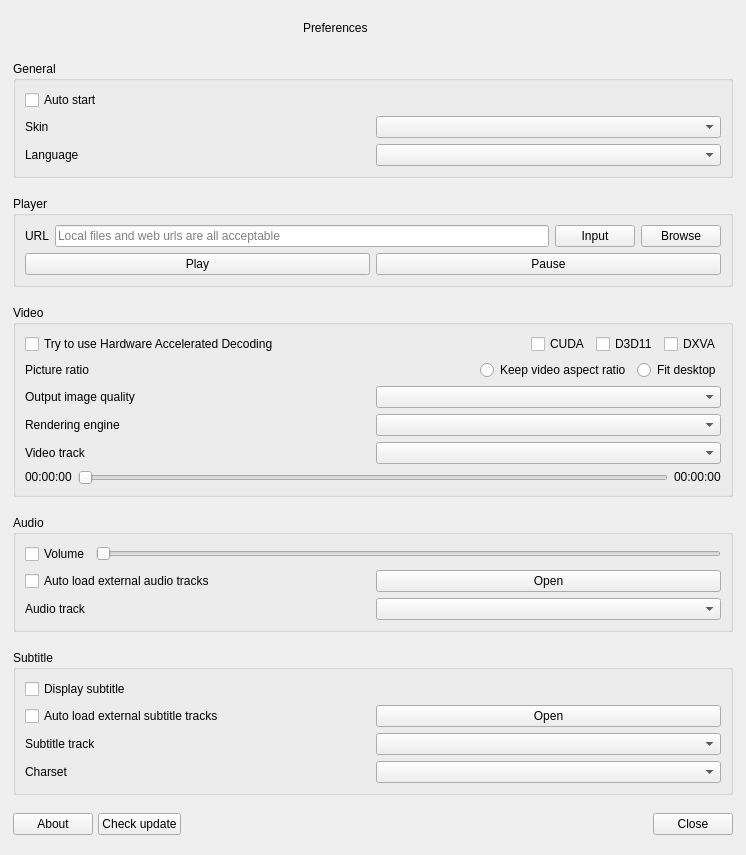
<?xml version="1.0" encoding="UTF-8"?>
<ui version="4.0">
 <class>PreferencesDialog</class>
 <widget class="FramelessWindow" name="PreferencesDialog">
  <property name="geometry">
   <rect>
    <x>0</x>
    <y>0</y>
    <width>746</width>
    <height>855</height>
   </rect>
  </property>
  <property name="sizePolicy">
   <sizepolicy hsizetype="Preferred" vsizetype="Preferred">
    <horstretch>0</horstretch>
    <verstretch>0</verstretch>
   </sizepolicy>
  </property>
  <property name="acceptDrops">
   <bool>true</bool>
  </property>
  <property name="windowTitle">
   <string>Preferences</string>
  </property>
  <property name="windowIcon">
   <iconset resource="../images.qrc">
    <normaloff>:/images/bee.ico</normaloff>:/images/bee.ico</iconset>
  </property>
  <property name="styleSheet">
   <string notr="true"/>
  </property>
  <layout class="QVBoxLayout" name="verticalLayout_2">
   <property name="spacing">
    <number>5</number>
   </property>
   <property name="leftMargin">
    <number>13</number>
   </property>
   <property name="topMargin">
    <number>0</number>
   </property>
   <property name="rightMargin">
    <number>13</number>
   </property>
   <property name="bottomMargin">
    <number>6</number>
   </property>
   <item>
    <widget class="QWidget" name="widget_windowTitleBar" native="true">
     <property name="sizePolicy">
      <sizepolicy hsizetype="Preferred" vsizetype="Fixed">
       <horstretch>0</horstretch>
       <verstretch>0</verstretch>
      </sizepolicy>
     </property>
     <property name="maximumSize">
      <size>
       <width>16777215</width>
       <height>30</height>
      </size>
     </property>
     <layout class="QHBoxLayout" name="horizontalLayout_7">
      <property name="spacing">
       <number>0</number>
      </property>
      <property name="leftMargin">
       <number>0</number>
      </property>
      <property name="topMargin">
       <number>0</number>
      </property>
      <property name="rightMargin">
       <number>0</number>
      </property>
      <property name="bottomMargin">
       <number>0</number>
      </property>
      <item>
       <widget class="QLabel" name="label_windowIcon">
        <property name="sizePolicy">
         <sizepolicy hsizetype="Fixed" vsizetype="Fixed">
          <horstretch>0</horstretch>
          <verstretch>0</verstretch>
         </sizepolicy>
        </property>
        <property name="minimumSize">
         <size>
          <width>15</width>
          <height>15</height>
         </size>
        </property>
        <property name="maximumSize">
         <size>
          <width>25</width>
          <height>25</height>
         </size>
        </property>
        <property name="text">
         <string/>
        </property>
        <property name="pixmap">
         <pixmap resource="../images.qrc">:/images/bee.ico</pixmap>
        </property>
        <property name="scaledContents">
         <bool>true</bool>
        </property>
       </widget>
      </item>
      <item>
       <spacer name="horizontalSpacer_3">
        <property name="orientation">
         <enum>Qt::Horizontal</enum>
        </property>
        <property name="sizeHint" stdset="0">
         <size>
          <width>40</width>
          <height>20</height>
         </size>
        </property>
       </spacer>
      </item>
      <item>
       <widget class="QLabel" name="label_windowTitle">
        <property name="sizePolicy">
         <sizepolicy hsizetype="Preferred" vsizetype="Fixed">
          <horstretch>0</horstretch>
          <verstretch>0</verstretch>
         </sizepolicy>
        </property>
        <property name="maximumSize">
         <size>
          <width>16777215</width>
          <height>30</height>
         </size>
        </property>
        <property name="text">
         <string>Preferences</string>
        </property>
       </widget>
      </item>
      <item>
       <spacer name="horizontalSpacer_4">
        <property name="orientation">
         <enum>Qt::Horizontal</enum>
        </property>
        <property name="sizeHint" stdset="0">
         <size>
          <width>40</width>
          <height>20</height>
         </size>
        </property>
       </spacer>
      </item>
      <item>
       <widget class="QPushButton" name="pushButton_minimize">
        <property name="sizePolicy">
         <sizepolicy hsizetype="Fixed" vsizetype="Fixed">
          <horstretch>0</horstretch>
          <verstretch>0</verstretch>
         </sizepolicy>
        </property>
        <property name="maximumSize">
         <size>
          <width>30</width>
          <height>30</height>
         </size>
        </property>
        <property name="text">
         <string/>
        </property>
        <property name="icon">
         <iconset resource="../images.qrc">
          <normaloff>:/images/minimize.ico</normaloff>:/images/minimize.ico</iconset>
        </property>
        <property name="flat">
         <bool>true</bool>
        </property>
       </widget>
      </item>
      <item>
       <widget class="QPushButton" name="pushButton_maximize">
        <property name="enabled">
         <bool>true</bool>
        </property>
        <property name="sizePolicy">
         <sizepolicy hsizetype="Fixed" vsizetype="Fixed">
          <horstretch>0</horstretch>
          <verstretch>0</verstretch>
         </sizepolicy>
        </property>
        <property name="maximumSize">
         <size>
          <width>30</width>
          <height>30</height>
         </size>
        </property>
        <property name="text">
         <string/>
        </property>
        <property name="icon">
         <iconset resource="../images.qrc">
          <normaloff>:/images/maximize.ico</normaloff>:/images/maximize.ico</iconset>
        </property>
        <property name="flat">
         <bool>true</bool>
        </property>
       </widget>
      </item>
      <item>
       <widget class="QPushButton" name="pushButton_close">
        <property name="sizePolicy">
         <sizepolicy hsizetype="Fixed" vsizetype="Fixed">
          <horstretch>0</horstretch>
          <verstretch>0</verstretch>
         </sizepolicy>
        </property>
        <property name="maximumSize">
         <size>
          <width>30</width>
          <height>30</height>
         </size>
        </property>
        <property name="text">
         <string/>
        </property>
        <property name="icon">
         <iconset resource="../images.qrc">
          <normaloff>:/images/close.ico</normaloff>:/images/close.ico</iconset>
        </property>
        <property name="flat">
         <bool>true</bool>
        </property>
       </widget>
      </item>
     </layout>
    </widget>
   </item>
   <item>
    <widget class="QGroupBox" name="groupBox_general">
     <property name="sizePolicy">
      <sizepolicy hsizetype="Preferred" vsizetype="Fixed">
       <horstretch>0</horstretch>
       <verstretch>0</verstretch>
      </sizepolicy>
     </property>
     <property name="title">
      <string>General</string>
     </property>
     <layout class="QVBoxLayout" name="verticalLayout_6">
      <item>
       <widget class="QCheckBox" name="checkBox_autoStart">
        <property name="text">
         <string>Auto start</string>
        </property>
       </widget>
      </item>
      <item>
       <layout class="QHBoxLayout" name="horizontalLayout_2">
        <item>
         <widget class="QLabel" name="label_skin">
          <property name="sizePolicy">
           <sizepolicy hsizetype="Preferred" vsizetype="Fixed">
            <horstretch>0</horstretch>
            <verstretch>0</verstretch>
           </sizepolicy>
          </property>
          <property name="text">
           <string>Skin</string>
          </property>
         </widget>
        </item>
        <item>
         <widget class="QComboBox" name="comboBox_skin"/>
        </item>
       </layout>
      </item>
      <item>
       <layout class="QHBoxLayout" name="horizontalLayout_16">
        <item>
         <widget class="QLabel" name="label_language">
          <property name="sizePolicy">
           <sizepolicy hsizetype="Preferred" vsizetype="Fixed">
            <horstretch>0</horstretch>
            <verstretch>0</verstretch>
           </sizepolicy>
          </property>
          <property name="text">
           <string>Language</string>
          </property>
         </widget>
        </item>
        <item>
         <widget class="QComboBox" name="comboBox_language"/>
        </item>
       </layout>
      </item>
     </layout>
    </widget>
   </item>
   <item>
    <widget class="QGroupBox" name="groupBox_player">
     <property name="sizePolicy">
      <sizepolicy hsizetype="Preferred" vsizetype="Fixed">
       <horstretch>0</horstretch>
       <verstretch>0</verstretch>
      </sizepolicy>
     </property>
     <property name="title">
      <string>Player</string>
     </property>
     <layout class="QVBoxLayout" name="verticalLayout">
      <item>
       <layout class="QHBoxLayout" name="horizontalLayout_3">
        <item>
         <widget class="QLabel" name="label_url">
          <property name="sizePolicy">
           <sizepolicy hsizetype="Preferred" vsizetype="Fixed">
            <horstretch>0</horstretch>
            <verstretch>0</verstretch>
           </sizepolicy>
          </property>
          <property name="text">
           <string>URL</string>
          </property>
         </widget>
        </item>
        <item>
         <widget class="QLineEdit" name="lineEdit_url">
          <property name="enabled">
           <bool>true</bool>
          </property>
          <property name="readOnly">
           <bool>true</bool>
          </property>
          <property name="placeholderText">
           <string>Local files and web urls are all acceptable</string>
          </property>
         </widget>
        </item>
        <item>
         <widget class="QPushButton" name="pushButton_url_input">
          <property name="text">
           <string>Input</string>
          </property>
         </widget>
        </item>
        <item>
         <widget class="QPushButton" name="pushButton_url_browse">
          <property name="text">
           <string>Browse</string>
          </property>
         </widget>
        </item>
       </layout>
      </item>
      <item>
       <layout class="QHBoxLayout" name="horizontalLayout_5">
        <item>
         <widget class="QPushButton" name="pushButton_play">
          <property name="text">
           <string>Play</string>
          </property>
         </widget>
        </item>
        <item>
         <widget class="QPushButton" name="pushButton_pause">
          <property name="text">
           <string>Pause</string>
          </property>
         </widget>
        </item>
       </layout>
      </item>
     </layout>
    </widget>
   </item>
   <item>
    <widget class="QGroupBox" name="groupBox_video">
     <property name="sizePolicy">
      <sizepolicy hsizetype="Preferred" vsizetype="Fixed">
       <horstretch>0</horstretch>
       <verstretch>0</verstretch>
      </sizepolicy>
     </property>
     <property name="title">
      <string>Video</string>
     </property>
     <layout class="QVBoxLayout" name="verticalLayout_3">
      <item>
       <layout class="QHBoxLayout" name="horizontalLayout_6">
        <item>
         <widget class="QCheckBox" name="checkBox_hwdec">
          <property name="text">
           <string>Try to use Hardware Accelerated Decoding</string>
          </property>
         </widget>
        </item>
        <item>
         <spacer name="horizontalSpacer_2">
          <property name="orientation">
           <enum>Qt::Horizontal</enum>
          </property>
          <property name="sizeHint" stdset="0">
           <size>
            <width>40</width>
            <height>20</height>
           </size>
          </property>
         </spacer>
        </item>
        <item>
         <widget class="QCheckBox" name="checkBox_hwdec_cuda">
          <property name="text">
           <string>CUDA</string>
          </property>
         </widget>
        </item>
        <item>
         <widget class="QCheckBox" name="checkBox_hwdec_d3d11">
          <property name="text">
           <string>D3D11</string>
          </property>
         </widget>
        </item>
        <item>
         <widget class="QCheckBox" name="checkBox_hwdec_dxva">
          <property name="text">
           <string>DXVA</string>
          </property>
         </widget>
        </item>
       </layout>
      </item>
      <item>
       <layout class="QHBoxLayout" name="horizontalLayout_8">
        <item>
         <widget class="QLabel" name="label_pictureRatio">
          <property name="sizePolicy">
           <sizepolicy hsizetype="Preferred" vsizetype="Fixed">
            <horstretch>0</horstretch>
            <verstretch>0</verstretch>
           </sizepolicy>
          </property>
          <property name="text">
           <string>Picture ratio</string>
          </property>
         </widget>
        </item>
        <item>
         <spacer name="horizontalSpacer_5">
          <property name="orientation">
           <enum>Qt::Horizontal</enum>
          </property>
          <property name="sizeHint" stdset="0">
           <size>
            <width>40</width>
            <height>20</height>
           </size>
          </property>
         </spacer>
        </item>
        <item>
         <widget class="QRadioButton" name="radioButton_ratio_videoAspectRatio">
          <property name="text">
           <string>Keep video aspect ratio</string>
          </property>
         </widget>
        </item>
        <item>
         <widget class="QRadioButton" name="radioButton_ratio_fitDesktop">
          <property name="text">
           <string>Fit desktop</string>
          </property>
         </widget>
        </item>
       </layout>
      </item>
      <item>
       <layout class="QHBoxLayout" name="horizontalLayout_18">
        <item>
         <widget class="QLabel" name="label_image_quality">
          <property name="sizePolicy">
           <sizepolicy hsizetype="Preferred" vsizetype="Fixed">
            <horstretch>0</horstretch>
            <verstretch>0</verstretch>
           </sizepolicy>
          </property>
          <property name="text">
           <string>Output image quality</string>
          </property>
         </widget>
        </item>
        <item>
         <widget class="QComboBox" name="comboBox_image_quality"/>
        </item>
       </layout>
      </item>
      <item>
       <layout class="QHBoxLayout" name="horizontalLayout_17">
        <item>
         <widget class="QLabel" name="label_video_renderer">
          <property name="sizePolicy">
           <sizepolicy hsizetype="Preferred" vsizetype="Fixed">
            <horstretch>0</horstretch>
            <verstretch>0</verstretch>
           </sizepolicy>
          </property>
          <property name="text">
           <string>Rendering engine</string>
          </property>
         </widget>
        </item>
        <item>
         <widget class="QComboBox" name="comboBox_video_renderer"/>
        </item>
       </layout>
      </item>
      <item>
       <layout class="QHBoxLayout" name="horizontalLayout_11">
        <item>
         <widget class="QLabel" name="label_video_track">
          <property name="sizePolicy">
           <sizepolicy hsizetype="Preferred" vsizetype="Fixed">
            <horstretch>0</horstretch>
            <verstretch>0</verstretch>
           </sizepolicy>
          </property>
          <property name="text">
           <string>Video track</string>
          </property>
         </widget>
        </item>
        <item>
         <widget class="QComboBox" name="comboBox_video_track"/>
        </item>
       </layout>
      </item>
      <item>
       <layout class="QHBoxLayout" name="horizontalLayout_12">
        <item>
         <widget class="QLabel" name="label_video_position">
          <property name="sizePolicy">
           <sizepolicy hsizetype="Preferred" vsizetype="Fixed">
            <horstretch>0</horstretch>
            <verstretch>0</verstretch>
           </sizepolicy>
          </property>
          <property name="text">
           <string>00:00:00</string>
          </property>
         </widget>
        </item>
        <item>
         <widget class="Slider" name="horizontalSlider_video_position">
          <property name="enabled">
           <bool>false</bool>
          </property>
          <property name="orientation">
           <enum>Qt::Horizontal</enum>
          </property>
         </widget>
        </item>
        <item>
         <widget class="QLabel" name="label_video_duration">
          <property name="sizePolicy">
           <sizepolicy hsizetype="Preferred" vsizetype="Fixed">
            <horstretch>0</horstretch>
            <verstretch>0</verstretch>
           </sizepolicy>
          </property>
          <property name="text">
           <string>00:00:00</string>
          </property>
         </widget>
        </item>
       </layout>
      </item>
     </layout>
    </widget>
   </item>
   <item>
    <widget class="QGroupBox" name="groupBox_audio">
     <property name="sizePolicy">
      <sizepolicy hsizetype="Preferred" vsizetype="Fixed">
       <horstretch>0</horstretch>
       <verstretch>0</verstretch>
      </sizepolicy>
     </property>
     <property name="title">
      <string>Audio</string>
     </property>
     <layout class="QVBoxLayout" name="verticalLayout_4">
      <item>
       <layout class="QHBoxLayout" name="horizontalLayout_4">
        <item>
         <widget class="QCheckBox" name="checkBox_volume">
          <property name="text">
           <string>Volume</string>
          </property>
         </widget>
        </item>
        <item>
         <widget class="Slider" name="horizontalSlider_volume">
          <property name="orientation">
           <enum>Qt::Horizontal</enum>
          </property>
         </widget>
        </item>
       </layout>
      </item>
      <item>
       <layout class="QHBoxLayout" name="horizontalLayout_15">
        <item>
         <widget class="QCheckBox" name="checkBox_audio_autoLoadExternal">
          <property name="text">
           <string>Auto load external audio tracks</string>
          </property>
         </widget>
        </item>
        <item>
         <widget class="QPushButton" name="pushButton_audio_open">
          <property name="text">
           <string>Open</string>
          </property>
         </widget>
        </item>
       </layout>
      </item>
      <item>
       <layout class="QHBoxLayout" name="horizontalLayout_9">
        <item>
         <widget class="QLabel" name="label_audio_track">
          <property name="sizePolicy">
           <sizepolicy hsizetype="Preferred" vsizetype="Fixed">
            <horstretch>0</horstretch>
            <verstretch>0</verstretch>
           </sizepolicy>
          </property>
          <property name="text">
           <string>Audio track</string>
          </property>
         </widget>
        </item>
        <item>
         <widget class="QComboBox" name="comboBox_audio_track"/>
        </item>
       </layout>
      </item>
     </layout>
    </widget>
   </item>
   <item>
    <widget class="QGroupBox" name="groupBox_subtitle">
     <property name="sizePolicy">
      <sizepolicy hsizetype="Preferred" vsizetype="Fixed">
       <horstretch>0</horstretch>
       <verstretch>0</verstretch>
      </sizepolicy>
     </property>
     <property name="title">
      <string>Subtitle</string>
     </property>
     <layout class="QVBoxLayout" name="verticalLayout_5">
      <item>
       <widget class="QCheckBox" name="checkBox_displaySubtitle">
        <property name="text">
         <string>Display subtitle</string>
        </property>
       </widget>
      </item>
      <item>
       <layout class="QHBoxLayout" name="horizontalLayout_14">
        <item>
         <widget class="QCheckBox" name="checkBox_subtitle_autoLoadExternal">
          <property name="text">
           <string>Auto load external subtitle tracks</string>
          </property>
         </widget>
        </item>
        <item>
         <widget class="QPushButton" name="pushButton_subtitle_open">
          <property name="text">
           <string>Open</string>
          </property>
         </widget>
        </item>
       </layout>
      </item>
      <item>
       <layout class="QHBoxLayout" name="horizontalLayout_10">
        <item>
         <widget class="QLabel" name="label_subtitle_track">
          <property name="sizePolicy">
           <sizepolicy hsizetype="Preferred" vsizetype="Fixed">
            <horstretch>0</horstretch>
            <verstretch>0</verstretch>
           </sizepolicy>
          </property>
          <property name="text">
           <string>Subtitle track</string>
          </property>
         </widget>
        </item>
        <item>
         <widget class="QComboBox" name="comboBox_subtitle_track"/>
        </item>
       </layout>
      </item>
      <item>
       <layout class="QHBoxLayout" name="horizontalLayout_13">
        <item>
         <widget class="QLabel" name="label_subtitle_charset">
          <property name="sizePolicy">
           <sizepolicy hsizetype="Preferred" vsizetype="Fixed">
            <horstretch>0</horstretch>
            <verstretch>0</verstretch>
           </sizepolicy>
          </property>
          <property name="text">
           <string>Charset</string>
          </property>
         </widget>
        </item>
        <item>
         <widget class="QComboBox" name="comboBox_subtitle_charset"/>
        </item>
       </layout>
      </item>
     </layout>
    </widget>
   </item>
   <item>
    <layout class="QHBoxLayout" name="horizontalLayout">
     <item>
      <widget class="QPushButton" name="pushButton_about">
       <property name="text">
        <string>About</string>
       </property>
      </widget>
     </item>
     <item>
      <widget class="QPushButton" name="pushButton_check_update">
       <property name="text">
        <string>Check update</string>
       </property>
      </widget>
     </item>
     <item>
      <spacer name="horizontalSpacer">
       <property name="orientation">
        <enum>Qt::Horizontal</enum>
       </property>
       <property name="sizeHint" stdset="0">
        <size>
         <width>40</width>
         <height>20</height>
        </size>
       </property>
      </spacer>
     </item>
     <item>
      <widget class="QPushButton" name="pushButton_cancel">
       <property name="text">
        <string>Close</string>
       </property>
      </widget>
     </item>
    </layout>
   </item>
  </layout>
 </widget>
 <customwidgets>
  <customwidget>
   <class>FramelessWindow</class>
   <extends>QWidget</extends>
   <header>framelesswindow.h</header>
   <container>1</container>
  </customwidget>
  <customwidget>
   <class>Slider</class>
   <extends>QSlider</extends>
   <header>slider.h</header>
  </customwidget>
 </customwidgets>
 <resources>
  <include location="../images.qrc"/>
 </resources>
 <connections/>
</ui>
